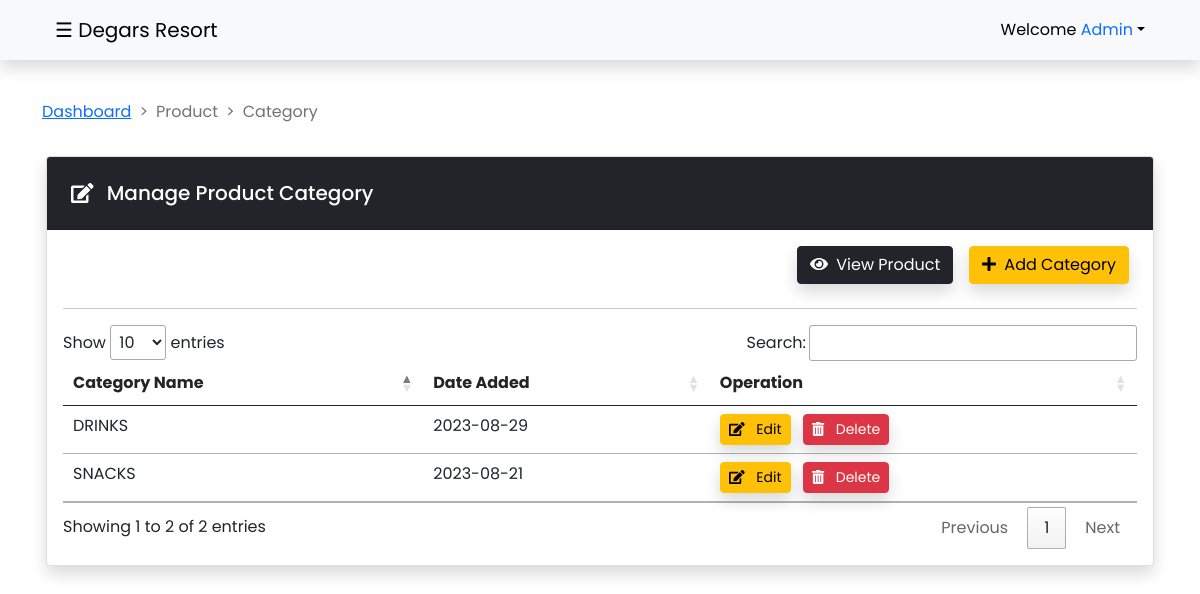
The page /admin/category.php (signed in) on the database its author committed.
### tables this page shows
CREATE TABLE `category` (
  `categoryid` int(11) NOT NULL,
  `categoryname` varchar(50) NOT NULL,
  `dateadded` date NOT NULL DEFAULT current_timestamp()
);

### admin/category.php (the view, shortened to what this page needs)
<?php
if (isset($_SESSION['users_id']) && isset($_SESSION['users_username'])) {
?>
<?php include '../config/db_connection.php'?>
<?php include_once 'adheader.php'; ?>
<main id="main">
    <div class="container pt-4">
        <nav style="--bs-breadcrumb-divider: '>';" aria-label="breadcrumb">
            <ol class="breadcrumb">
                <li class="breadcrumb-item"><a href="dashboard.php">Dashboard</a></li>
                <li class="breadcrumb-item active" aria-current="page">Product</li>
                <li class="breadcrumb-item active" aria-current="page">Category</li>
            </ol>
        </nav>
    </div>
    <div class="container" id="main">
        <div class="card shadow bg-body rounded">
            <h5 class="card-header bg-dark text-white p-4"><i class="fas fa-edit me-2"></i> Manage Product Category</h5>
            <div class="card-body">
                <div class="d-grid gap-2 d-md-flex justify-content-md-end mb-4">
                    <a href="product.php" class="btn btn-dark shadow rounded me-md-2"><i
                            class="fas fa-solid fa-eye me-2"></i>View Product</a>
                    <button type="button" class="btn btn-warning shadow rounded me-md-2" data-bs-toggle="modal"
                        data-bs-target="#exampleModal"><i class="fas fa-plus me-2"></i>Add Category</button>
                </div>
                <hr>
                <div class="table-responsive">
                    <table id="dataTable" class="table table-sm table-hover table-border" style="width:100%">
                        <thead>
                            <tr>
                                <th> Category Name</th>
                                <th>Date Added</th>
                                <th>Operation</th>
                            </tr>
                        </thead>
                        <tbody>
                            <?php $results = mysqli_query($conn,"SELECT * FROM category ORDER BY `categoryid` ASC"); ?>
                            <?php while ($row = $results->fetch_assoc()) { ?>
                            <tr>
                                <td>
                                    <?php echo $row['categoryname']; ?>
                                </td>
                                <td><?php echo $row['dateadded'];?></td>
                                <td>
                                    <a href="updateCategory.php?updateByCategoryId=<?php echo $row['categoryid'];?>" class="btn btn-warning btn-sm shadow rounded me-2">
                                        <i class="fas fa-edit me-2"></i> Edit</a>
                                    <a href="functions/processproduct.php?deleteCategoryById=<?php echo $row['categoryid'];?>" id="btndelCat" class="btn btn-danger btn-sm shadow rounded me-2" >
                                        <i class="fas fa-trash-alt me-2"></i> Delete</a>
                                </td>
                            </tr>
                            <?php }?>
                        </tbody>
                    </table>
                </div>
            </div>
        </div>
    </div>
</main>
<?php include_once 'adfooter.php'; ?>
<?php
}else{
    header("Location: ../login.php");
    exit();
}
?>

### admin/resources/css/dashboard.css (style rules this page uses)
* { padding: 0; margin: 0; }
body { font-family: 'Poppins', sans-serif; }

### admin/adheader.php (style rules this page uses)
* { padding: 0; margin: 0; }
body { font-family: 'Poppins', sans-serif; transition: background-color .5s; }
#main { transition: margin-left .5s; padding: 16px; }

### rows shown on the page
category: categoryname "SNACKS", dateadded "2023-08-21"
category: categoryname "DRINKS", dateadded "2023-08-29"

### other values the page prints
$_SESSION['users_username'] "Admin"
